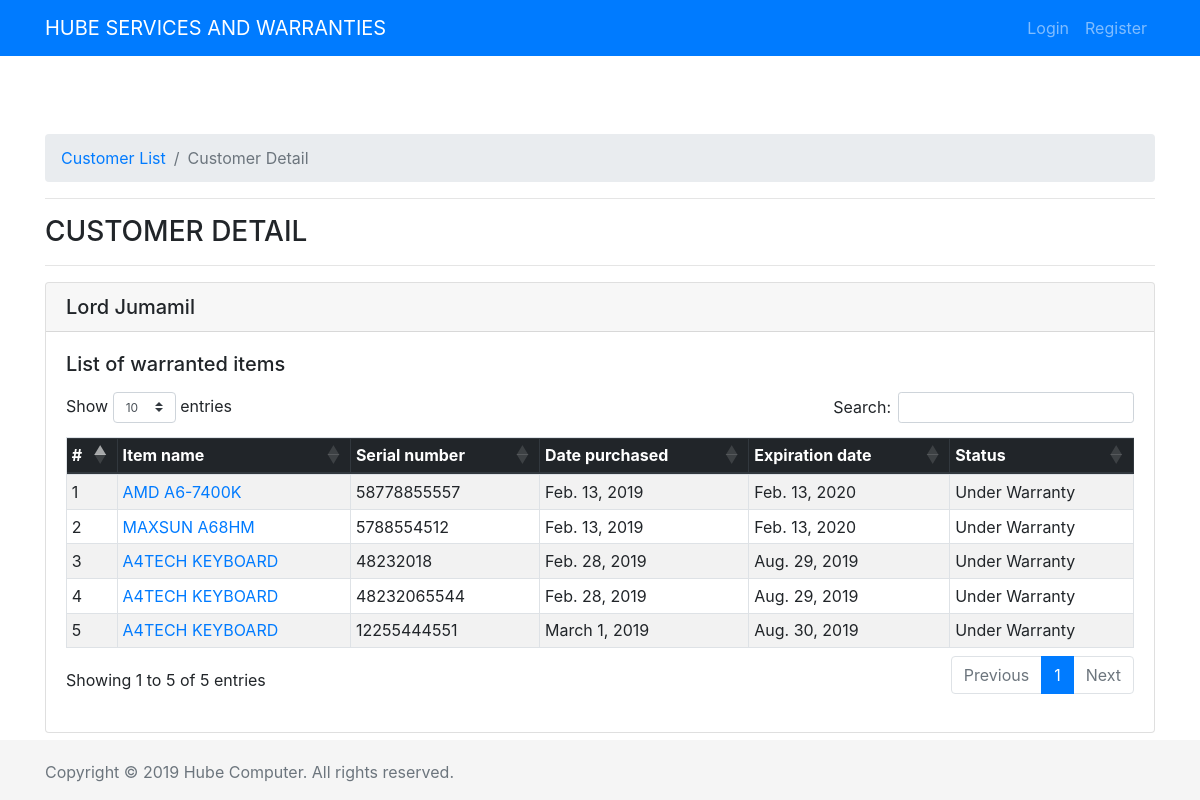
Page /customers/2/ on the committed database.
### customers/models.py (models this page shows, shortened)
class CustomerName(models.Model):
	full_name 		= models.CharField(max_length=120, null=True, blank=True)
	contact_number	= models.CharField(max_length=15, null=True, blank=True)
	address			= models.TextField(null=True, blank=True)
	timestamp		= models.DateField(auto_now_add=True, auto_now=False)
	updated			= models.DateField(auto_now=True, auto_now_add=False)

### warranties/models.py (models this page shows, shortened)
class ItemWarranty(models.Model):
	item_name 			= models.ForeignKey(ItemName, on_delete=models.CASCADE)
	customer_name		= models.ForeignKey(CustomerName, on_delete=models.CASCADE)
	serial_number		= models.CharField(max_length=60, unique=True)
	timestamp			= models.DateField(auto_now_add=True)
	updated				= models.DateField(auto_now=True)
	def item_warranty_end(self):
		item_wl = self.item_name.item_wrty_lngth
		item_war_lngth = item_wl*30.4375
		war_end = self.timestamp + datetime.timedelta(days=item_war_lngth)
		return war_end
	class Meta:
		verbose_name_plural = "item warranties"
	def warranty_status(self):
		status="Under Warranty"
		end_status="Expired"
		if self.item_warranty_end() >= datetime.date.today():
			return status
		else:
			return end_status

### items/models.py (models this page shows)
class ItemName(models.Model):
	barcode			= models.CharField(max_length=120, null=True, blank=True, unique=True)
	item_brand 		= models.CharField(max_length=120)
	item_name		= models.CharField(max_length=120)
	item_model		= models.CharField(max_length=120, null=True, blank=True)
	item_desc		= models.TextField(max_length=120, null=True, blank=True, verbose_name="item description")
	item_photo		= models.ImageField(null=True, blank=True, upload_to=image_upload_location)
	item_wrty_lngth	= models.IntegerField(verbose_name="item warranty length", help_text="How many month?")
	item_cat		= models.ForeignKey(ItemCategory, on_delete=models.CASCADE, verbose_name="item categories", default=1)
	item_supp		= models.ForeignKey(ItemSupply, on_delete=models.CASCADE, verbose_name="item supplier", default=1)
	timestamp		= models.DateField(auto_now_add=True, auto_now=False)
	updated			= models.DateField(auto_now=True, auto_now_add=False)
	class Meta:
		verbose_name = "item name"
		verbose_name_plural = "item names"
	def itemName(self):
		itemname = "%s %s"%(self.item_brand, self.item_name)
		return itemname
	def __str__(self):
		return self.itemName().upper()

### customers/views.py (the view)
# urls.py: url(r'^(?P<pk>[0-9]+)/$', views.customerDetail, name="detail"),
def customerDetail(request, pk):
	instance		= get_object_or_404(CustomerName, pk=pk)
	render_template = "customer_detail.html"
	context = {
		"title": "customer detail",
		"instance": instance,
	}
	return render(request, render_template, context)

### customers/templates/customer_detail.html
{% extends "base.html" %}
{% load staticfiles %}
{% block breadcrumb %}
<ol class="breadcrumb">
  <li class="breadcrumb-item"><a href="{% url 'customer:list' %}">Customer List</a></li>
  <li class="breadcrumb-item active">{{title|title}}</li>
</ol>
<hr>
{% endblock %}
{% block content %}
<h3>{{title|upper}}</h3>
<hr>
<div class="card">
  <h5 class="card-header">{{instance.full_name|title}}</h5>
  <div class="card-body">
    <h5 class="card-title">List of warranted items</h5>
    <p class="card-text">
      <table id="datatable" class="table table-bordered table-striped table-sm">
        <thead class="thead-dark">
          <tr>
            <th>#</th>
            <th>Item name</th>
            <th>Serial number</th>
            <th>Date purchased</th>
            <th>Expiration date</th>
            <th>Status</th>
          </tr>
        </thead>
        <tbody>
          {% for item in instance.itemwarranty_set.all %}
          <tr>
            <td>{{forloop.counter}}</td>
            <td><a href="{% url 'warranty:detail' item.id %}">{{item.item_name|upper}}</a></td>
            <td>{{item.serial_number|upper}}</td>
            <td>{{item.timestamp}}</td>
            <td>{{item.item_warranty_end}}</td>
            <td>{{item.warranty_status}}</td>
          </tr>
          {% endfor %}
        </tbody>
      </table>
    </p>
  </div>
</div>
{% endblock %}

### static/sticky-footer-navbar.css (style rules this page uses)
html { position: relative; min-height: 100%; }
body { margin-bottom: 60px; }

### rows in the picture
CustomerName: full_name "Lord Jumamil"
ItemWarranty: item_name "AMD A6-7400K", serial_number "58778855557", timestamp "Feb. 13, 2019", item_warranty_end "Feb. 13, 2020", warranty_status "Under Warranty"
ItemWarranty: item_name "MAXSUN A68HM", serial_number "5788554512", timestamp "Feb. 13, 2019", item_warranty_end "Feb. 13, 2020", warranty_status "Under Warranty"
ItemWarranty: item_name "A4TECH KEYBOARD", serial_number "48232018", timestamp "Feb. 28, 2019", item_warranty_end "Aug. 29, 2019", warranty_status "Under Warranty"
ItemWarranty: item_name "A4TECH KEYBOARD", serial_number "48232065544", timestamp "Feb. 28, 2019", item_warranty_end "Aug. 29, 2019", warranty_status "Under Warranty"
ItemWarranty: item_name "A4TECH KEYBOARD", serial_number "12255444551", timestamp "March 1, 2019", item_warranty_end "Aug. 30, 2019", warranty_status "Under Warranty"

### other values in the picture
{{ title|title }} "Customer Detail"
{{ title|upper }} "CUSTOMER DETAIL"
